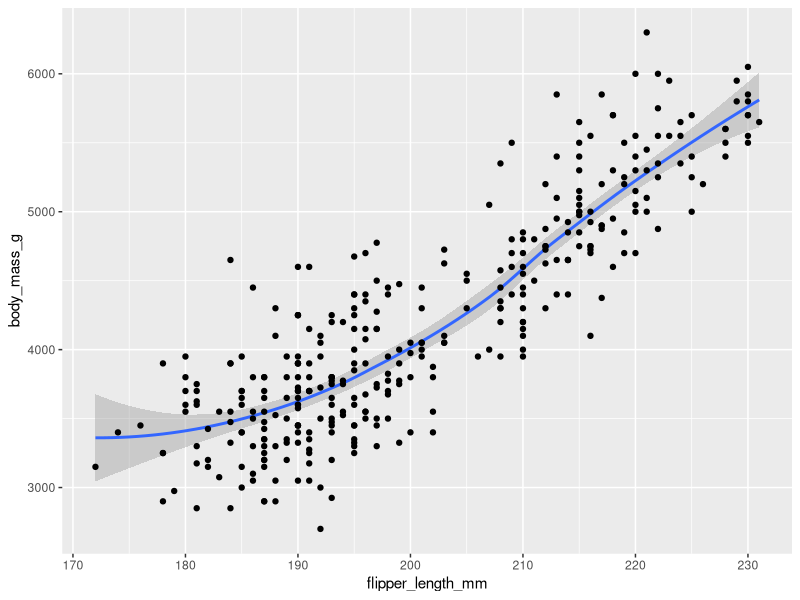
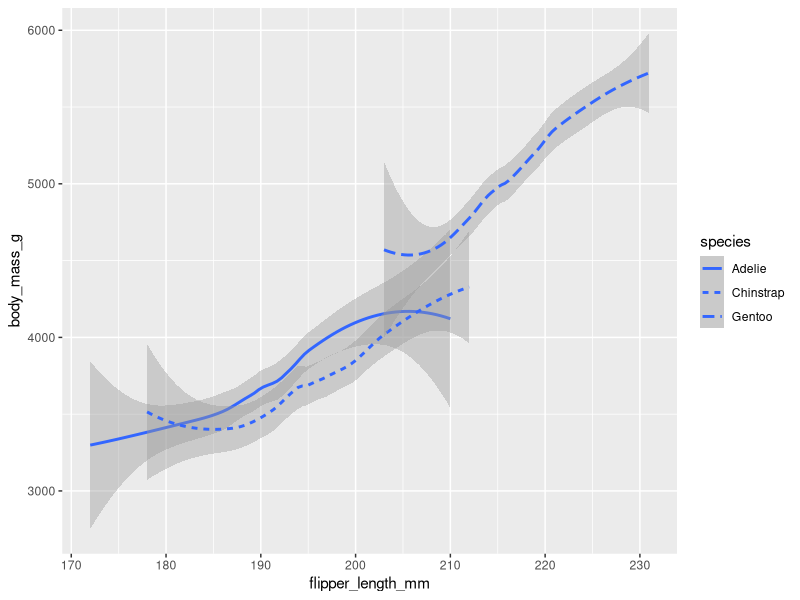
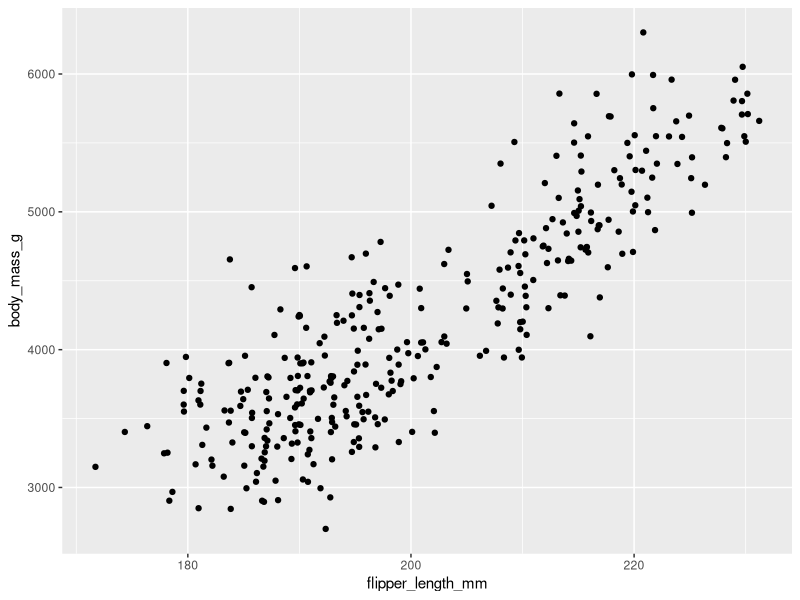
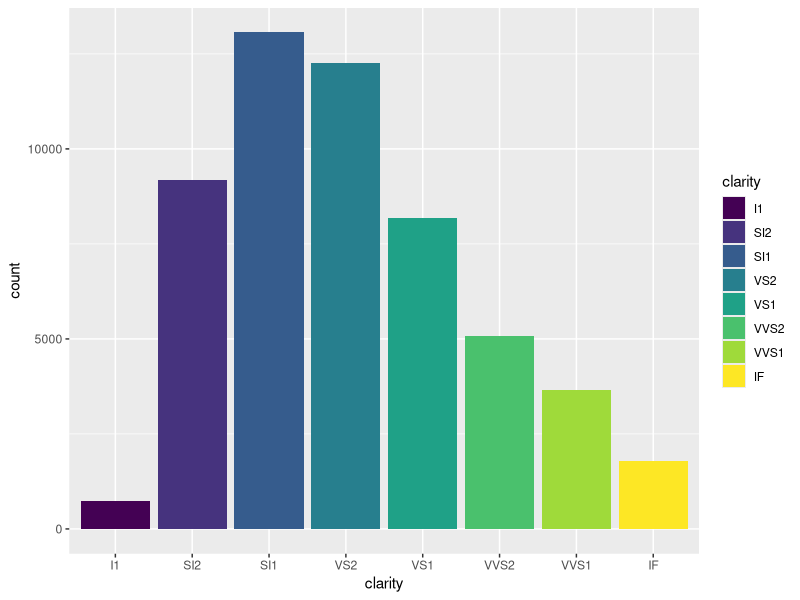
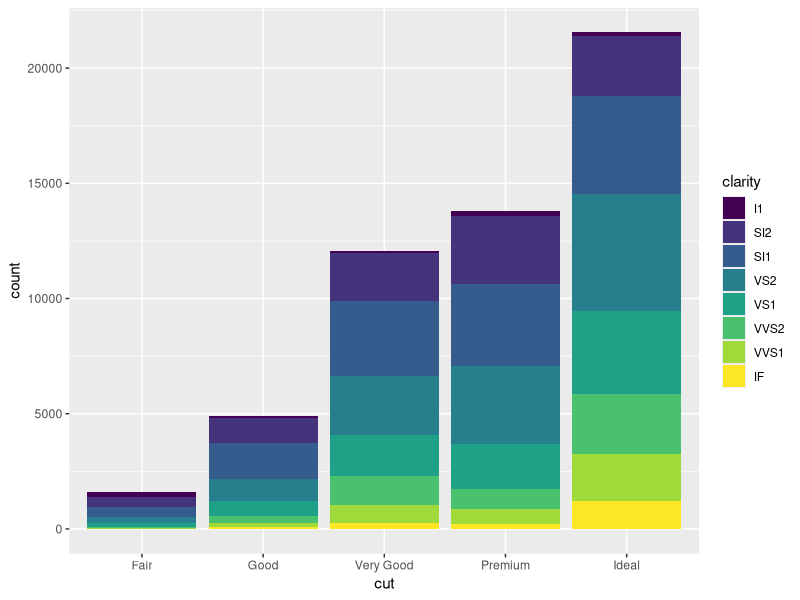
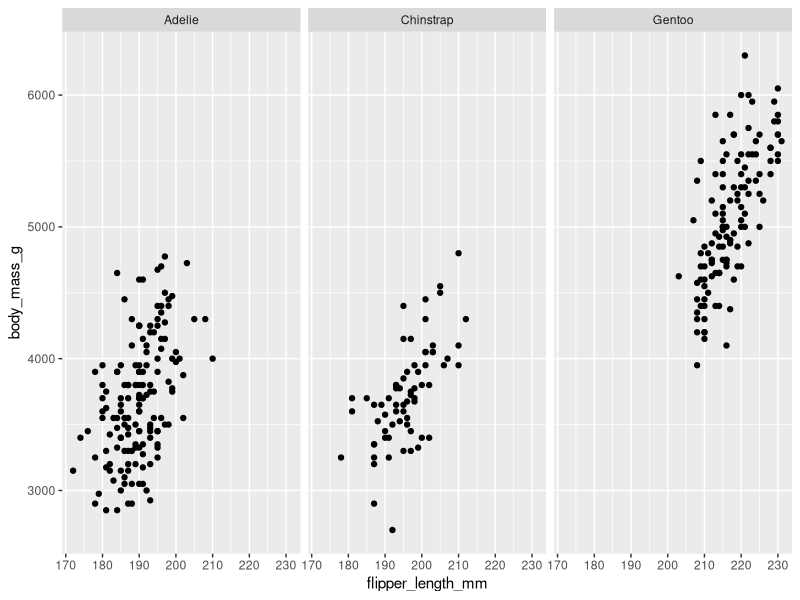
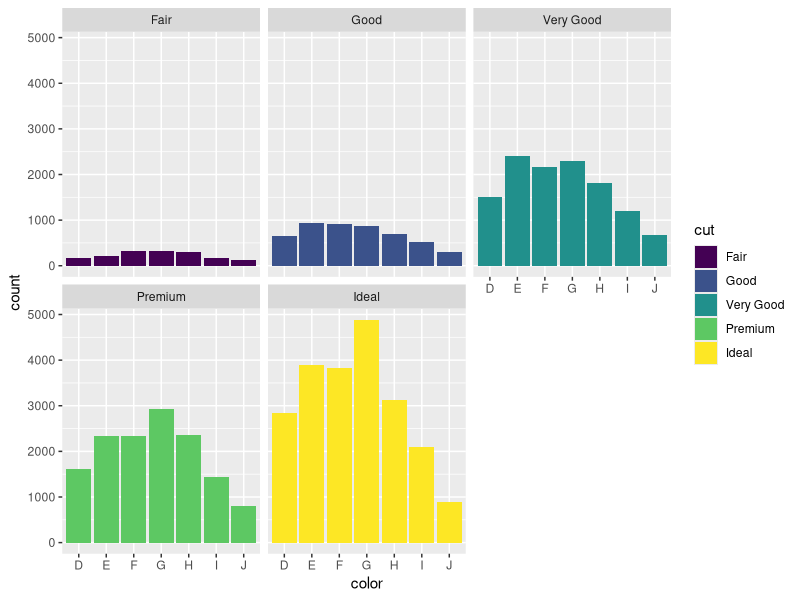
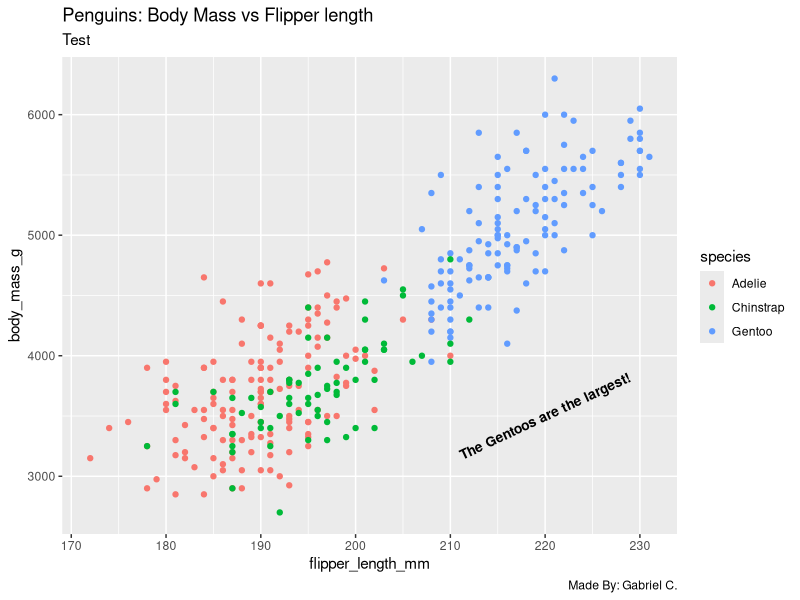

These figures' R source, in order:
library(ggplot2)
library(palmerpenguins)

ggplot(data=penguins)+
  geom_smooth(mapping = aes(x=flipper_length_mm, y=body_mass_g))+
  geom_point(mapping = aes(x=flipper_length_mm, y=body_mass_g))

ggplot(data=penguins)+
  geom_smooth(mapping = aes(x=flipper_length_mm, y=body_mass_g, linetype=species))

ggplot(data=penguins)+
  geom_jitter(mapping = aes(x=flipper_length_mm, y=body_mass_g))


ggplot(data = diamonds)+
  geom_bar(mapping = aes(x = clarity, fill = clarity))


ggplot(data = diamonds)+
  geom_bar(mapping = aes(x = cut, fill = clarity))

ggplot(data=penguins)+
  geom_point(mapping = aes(x=flipper_length_mm, y=body_mass_g))+
  facet_wrap(~species)

ggplot(data = diamonds)+
  geom_bar(mapping = aes(x = color, fill = cut))+
  facet_wrap(~cut)

ggplot(data=penguins)+
  geom_point(mapping = aes(x=flipper_length_mm, y=body_mass_g, color=species))+
  labs(title="Penguins: Body Mass vs Flipper length",subtitle = "Test",caption = "Made By: Gabriel C.")+
  annotate("text", x=220,y = 3500, label="The Gentoos are the largest!",
           fontface="bold",size=3.5, angle=25)
  
    
